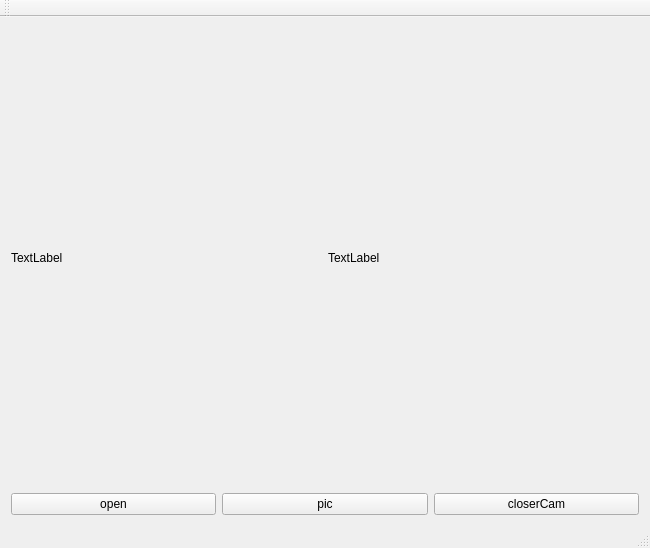
<?xml version="1.0" encoding="UTF-8"?>
<ui version="4.0">
 <class>cameraGet</class>
 <widget class="QMainWindow" name="cameraGet">
  <property name="geometry">
   <rect>
    <x>0</x>
    <y>0</y>
    <width>650</width>
    <height>548</height>
   </rect>
  </property>
  <property name="windowTitle">
   <string>cameraGet</string>
  </property>
  <widget class="QWidget" name="centralWidget">
   <layout class="QVBoxLayout" name="verticalLayout_2">
    <item>
     <layout class="QVBoxLayout" name="verticalLayout">
      <item>
       <layout class="QHBoxLayout" name="horizontalLayout_2">
        <item>
         <widget class="QLabel" name="label">
          <property name="text">
           <string>TextLabel</string>
          </property>
         </widget>
        </item>
        <item>
         <widget class="QLabel" name="label_2">
          <property name="text">
           <string>TextLabel</string>
          </property>
         </widget>
        </item>
       </layout>
      </item>
      <item>
       <layout class="QHBoxLayout" name="horizontalLayout">
        <property name="sizeConstraint">
         <enum>QLayout::SetMinAndMaxSize</enum>
        </property>
        <item>
         <widget class="QPushButton" name="open">
          <property name="text">
           <string>open</string>
          </property>
         </widget>
        </item>
        <item>
         <widget class="QPushButton" name="pic">
          <property name="text">
           <string>pic</string>
          </property>
         </widget>
        </item>
        <item>
         <widget class="QPushButton" name="closeCam">
          <property name="text">
           <string>closerCam</string>
          </property>
         </widget>
        </item>
       </layout>
      </item>
     </layout>
    </item>
   </layout>
  </widget>
  <widget class="QMenuBar" name="menuBar">
   <property name="geometry">
    <rect>
     <x>0</x>
     <y>0</y>
     <width>650</width>
     <height>23</height>
    </rect>
   </property>
  </widget>
  <widget class="QToolBar" name="mainToolBar">
   <attribute name="toolBarArea">
    <enum>TopToolBarArea</enum>
   </attribute>
   <attribute name="toolBarBreak">
    <bool>false</bool>
   </attribute>
  </widget>
  <widget class="QStatusBar" name="statusBar"/>
 </widget>
 <layoutdefault spacing="6" margin="11"/>
 <resources/>
 <connections/>
</ui>
